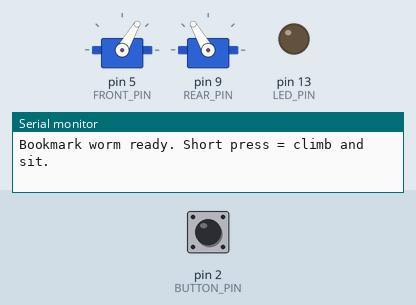
Bench run of a sketch on a simulated Arduino Nano, built with avr-gcc and run on an emulated ATmega328P. Parts: 2 × servo, output pins drawn as LEDs (lit = HIGH), the last lines printed to the serial monitor. The inputs (shaded band) are chosen by the test bench; at power-on: pin 2 (BUTTON_PIN) HIGH.

Above: at 1.8 s.
1.9 s: pin 2 (BUTTON_PIN) pulled LOW for 3.2 s
At 4.05 s:
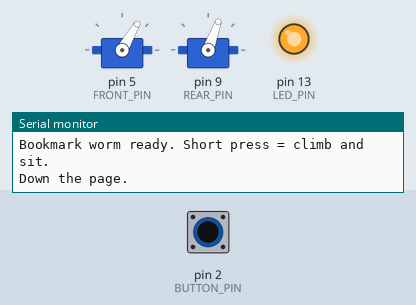
At 10.9 s:
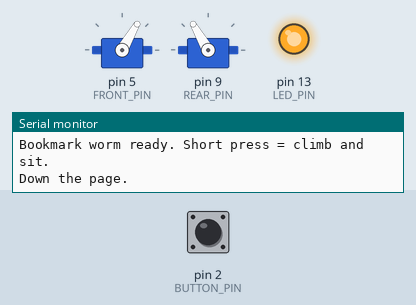
Timing chart, 0 to 12.5 s (numbered marks = the images above; inputs shaded):
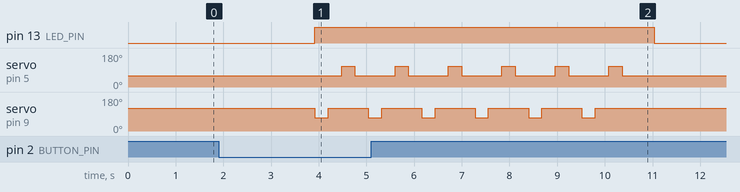

The sketch:

bookmark-crawler.ino
```cpp
/*
  Bookmark crawler — inchworm that climbs a page edge and sits

  BOARD: Arduino Nano (same as the feeder)
  Two servos, two feet. It straddles the EDGE of an open page
  like a clothespin bug, inches toward the top, then STOPS and
  sits there as a bookmark.

  Short press = climb a few steps, then sit.
  Hold 2 seconds = crawl back down toward the table.

  2 SERVOS
  --------
  Rear   D9   back segment. Bends the "butt" foot.
  Front  D5   front segment. Bends the "head" foot.

  Inchworm gait (the whole trick):
    1. Rear bends  → rear foot GRIPS, body shortens
    2. Front bends → front foot slides forward
    3. Front straightens → front foot GRIPS
    4. Rear straightens → rear foot slides up
    Repeat. Then both straighten a little and sit.

  FEET
  ----
  Each foot is a folded cardboard "U" that sandwiches the
  page. Line the inside with a pencil eraser / rubber band
  so it GRIPS when the servo leans that foot, and SLIDES
  when that foot is light. Bare cardboard will slip or rip.

  Use a JUNK paperback. Not a library book. Not grandma's
  bible. Climb the OUTER margin, not over the text if you
  can help it.

  MOUNT
  -----
  1. Two SG90s, horns facing each other, joined by a 4–6 cm
     cardboard spine (the worm body).
  2. Rear horn → rear U-foot. Front horn → front U-foot.
  3. Nano + battery sit on the TABLE, not on the book.
     Long jumper wires to the worm. The worm must stay light.
  4. Open the book. Clip both U-feet onto the right-hand
     page's outer edge, rear toward the table, head toward
     the top of the page.

        top of page
            ^  sit here
            |
         [front foot]
            servo D5
         [ spine ]
            servo D9
         [rear foot]
            |
        table / Nano

  WIRING
  ------
  Front        orange → D5
  Rear         orange → D9
  Both browns → GND
  Both reds   → 5V pack  (NOT Nano 5V)
  Share GND. Long wires from the pack on the table.

  Button       D2 → button → GND
  Onboard LED  D13 on while it climbs.

  HOW TO USE
  ----------
  1. No book. Short press. The two feet should take turns
     gripping / sliding. Serial: "Climb." then "Sitting."
  2. Clip onto a junk page. If it moonswalks down, swap
     REAR_GRIP / REAR_SLIDE (and the front pair).
  3. If it rips paper, less grip angle, more rubber, fewer
     STEPS.
  4. STEPS is how far it climbs before it sits.
*/

#include <Servo.h>

const int BUTTON_PIN = 2;
const int FRONT_PIN  = 5;
const int REAR_PIN   = 9;
const int LED_PIN    = 13;

// Straight-ish = 90. Tweak until one foot pinches and the
// other is loose enough to slide.
const int REAR_GRIP  = 120;
const int REAR_SLIDE = 70;
const int FRONT_GRIP = 60;
const int FRONT_SLIDE = 110;

const int STEP_MS = 280;
const int STEPS   = 6;       // how many inches before it sits
const unsigned long LONG_PRESS_MS = 2000;
const unsigned long CRAWL_LOCK_MS = 3000;

Servo front;
Servo rear;

unsigned long buttonDownMs = 0;
unsigned long lastCrawlMs  = 0;
bool buttonWasDown     = false;
bool longPressHandled  = false;

void setup() {
  pinMode(BUTTON_PIN, INPUT_PULLUP);
  pinMode(LED_PIN, OUTPUT);
  digitalWrite(LED_PIN, LOW);

  Serial.begin(9600);
  delay(200);

  sit();
  Serial.println("Bookmark worm ready. Short press = climb and sit.");
}

void loop() {
  handleButton();
  delay(15);
}

void handleButton() {
  bool down = digitalRead(BUTTON_PIN) == LOW;

  if (down && !buttonWasDown) {
    buttonDownMs = millis();
    longPressHandled = false;
  }

  if (down && !longPressHandled && (millis() - buttonDownMs >= LONG_PRESS_MS)) {
    Serial.println("Down the page.");
    climb(false);
    longPressHandled = true;
  }

  if (!down && buttonWasDown && !longPressHandled) {
    if (millis() - lastCrawlMs >= CRAWL_LOCK_MS) {
      Serial.println("Climb.");
      climb(true);
      Serial.println("Sitting.");
    } else {
      Serial.println("Already perched.");
    }
  }

  buttonWasDown = down;
}

void climb(bool upPage) {
  digitalWrite(LED_PIN, HIGH);
  front.attach(FRONT_PIN);
  rear.attach(REAR_PIN);

  for (int i = 0; i < STEPS; i++) {
    if (upPage) {
      stepUp();
    } else {
      stepDown();
    }
  }

  sit();
  lastCrawlMs = millis();
}

void stepUp() {
  rear.write(REAR_GRIP);
  front.write(FRONT_SLIDE);
  delay(STEP_MS);

  front.write(FRONT_GRIP);
  delay(STEP_MS);

  rear.write(REAR_SLIDE);
  delay(STEP_MS);

  rear.write(REAR_GRIP);
  delay(STEP_MS);
}

void stepDown() {
  front.write(FRONT_GRIP);
  rear.write(REAR_SLIDE);
  delay(STEP_MS);

  rear.write(REAR_GRIP);
  delay(STEP_MS);

  front.write(FRONT_SLIDE);
  delay(STEP_MS);

  front.write(FRONT_GRIP);
  delay(STEP_MS);
}

void sit() {
  front.attach(FRONT_PIN);
  rear.attach(REAR_PIN);
  front.write(FRONT_GRIP);
  rear.write(REAR_GRIP);
  delay(400);
  front.detach();
  rear.detach();
  digitalWrite(LED_PIN, LOW);
}
```

Measured:
- after the input at 1.9 s, pin 13 (LED_PIN): LOW → HIGH after 2.0 s, → LOW 7.1 s later; servo on pin 5 (FRONT_PIN): alternates 110° for 0.28 s and 60° for 0.84 s, 12 changes in all, then stays 60°, starting after 2.6 s; servo on pin 9 (REAR_PIN): alternates 120° for 0.84 s and 70° for 0.28 s, 12 changes in all, then stays 120°, starting after 2.0 s
